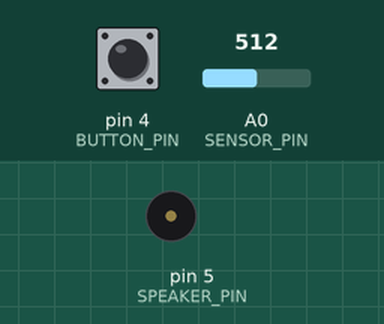
A sketch run on a simulated Arduino Uno, built with avr-gcc and run on an emulated ATmega328P. Shown: buzzer (waves = sounding). Inputs (shaded band) come from the test bench; at power-on: pin 4 (BUTTON_PIN) HIGH, A0 (SENSOR_PIN) = 512.

Above: at 1.2 s.
1.3 s: pin 4 (BUTTON_PIN) pulled LOW for 0.15 s
At 1.42 s:
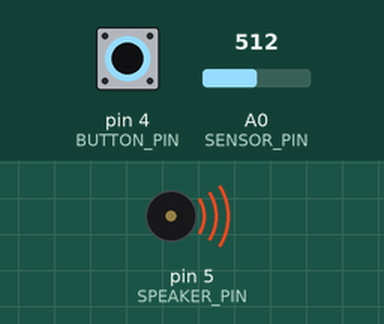
3.0 s: pin 4 (BUTTON_PIN) pulled LOW for 1 s
At 4.7 s:
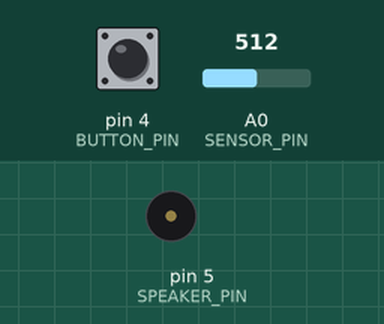
5.5 s: pin 4 (BUTTON_PIN) pulled LOW for 3.2 s
At 6.8 s:
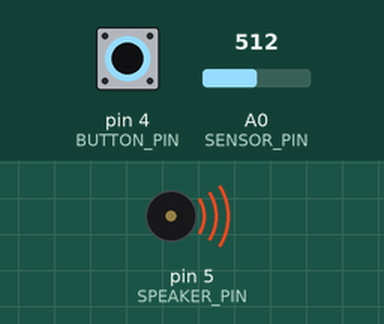
Timing chart, 0 to 10.2 s (numbered marks = the images above; inputs shaded):
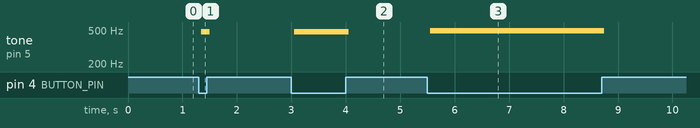

Measured:
- after the input at 1.3 s, tone on pin 5 (SPEAKER_PIN): silent → 476 Hz after 0.05 s, → silent 0.16 s later
- after the input at 3.0 s, tone on pin 5 (SPEAKER_PIN): silent → 476 Hz after 0.05 s, → silent 1.0 s later
- after the input at 5.5 s, tone on pin 5 (SPEAKER_PIN): silent → 490 Hz after 0.05 s, → silent 3.2 s later

The sketch:

aduio1.ino
```cpp
/*
 * beepbeeo.ino
 *
 * a sketch to demonstrate using analog input to control the
 * frequency of a pulse stream
 *
 * by Phillip David Stearns for Physical Computing I PGTE 5585 F2019
 */

#define BUTTON_PIN 4
#define SPEAKER_PIN 5
#define SENSOR_PIN A0

const int debounce = 20; //ms interval we poll the BUTTON_PIN
unsigned long last_button_time, last_pulse_time, current_time; // places to keep track of time
boolean button_read, last_button_read; //
int pulse, frequency; // duration of the pulse and the center frequency of the pulse stream

void setup() {

  last_button_time = 0;
  last_pulse_time = 0;
  current_time = 0;
  button_read = HIGH;
  last_button_read = HIGH;
  pulse = 1;
  frequency = 2;
  pinMode(BUTTON_PIN, INPUT_PULLUP);
  pinMode(SPEAKER_PIN, OUTPUT);

}

void loop() {
  current_time = millis(); // because it's global all other functions can access
  if (readButton()) makeSound(); //if the function readButton() returns true, makeSound()
  updatePulse(); // runs each loop
}

boolean readButton() {
  // debounce!
  if (current_time - last_button_time > debounce) { // if it's time to read the button...
    button_read = digitalRead(BUTTON_PIN); // store its state
    last_button_read = button_read; // store button reading for future comparison
    last_button_time = current_time; // reset debounce timer
  }

  if (last_button_read == LOW && button_read == LOW) { // only true if held
    return true;
  } else {
    return false;
  }

}

void makeSound() {
  // timer for the pulse stream
  if (current_time - last_pulse_time > frequency) {
    updateFrequency(); // updates the frequency of the pulse stream
    last_pulse_time = current_time; // updates the variable for the pulse timer
  }
}

void updateFrequency() {
  frequency = int(2 * float(analogRead(SENSOR_PIN ))  /  1023.0);
}

void updatePulse() {
  // timer for a single pulse duration
  if (current_time - last_pulse_time < pulse) {
    digitalWrite(SPEAKER_PIN, HIGH);
  } else {
    digitalWrite(SPEAKER_PIN, LOW);
  }
}
```
